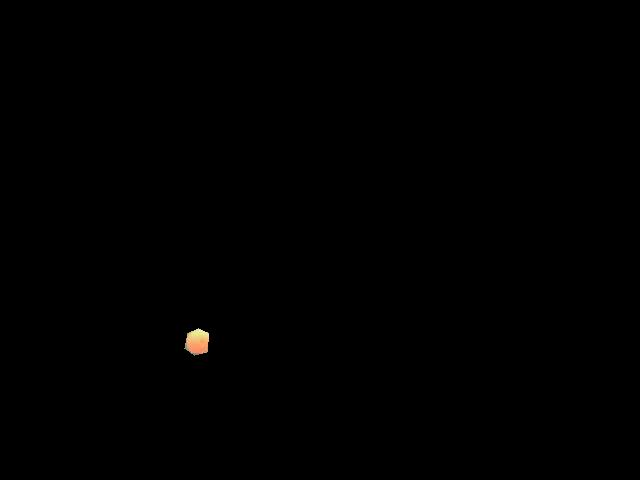
#> input picture GaussianMixtureModels/Red_new/red0.jpg, 640 x 480 px; its folder holds only this picture in this run
$ python emm_orange.py
#> lines starting #> are read from the running program, lines starting #| are printed output that depends on the picture; after the words box and inside, x2 and y2 are one past the last pixel; in counts of white or black regions, pixels touching at a corner belong together; long printed decimals are rounded
# -*- coding: utf-8 -*-
"""
Created on Sat Mar 28 18:55:46 2020

@author: prana
"""

# -*- coding: utf-8 -*-
"""
Created on Sat Mar 28 00:59:07 2020

@author: prana
"""

import cv2
import numpy as np
from matplotlib import pyplot as plt
import os
from numpy import linalg as LA
import math
import scipy.stats as stats
count = 0
import glob
from scipy.stats import norm
from scipy.stats import multivariate_normal

def Probabilty(x_co, mean, std):
    return (1 / (std * math.sqrt(2 * math.pi))) * (math.exp(-((x_co - mean) ** 2) / (2 * (std) ** 2)))
    #return 1/np.sqrt(2*3.142)*np.exp(-1/2*np.power(((x_co-mean)/std),2))
    #return multivariate_normal.pdf(x_co, mean, std)


def getBoundingbox(img):
    img1=img.copy()
    gray = cv2.cvtColor(img1, cv2.COLOR_BGR2GRAY)
    ret, thresh = cv2.threshold(gray, 100, 255, cv2.THRESH_BINARY)
    height,width,layers = img.shape
    #print(height,width)
    mask = np.zeros((height,width), np.uint8)
    contours=cv2.findContours(thresh,cv2.RETR_LIST, cv2.CHAIN_APPROX_SIMPLE)
    #  print(contours)

    smallest_x=11110
    biggest_x=0


    smallest_y=111110
    biggest_y=0

    for cnt1 in contours[0]:
        for cnt in cnt1:
            #print(cnt)
            if smallest_x>cnt[0][0]:
                smallest_x=cnt[0][0]

            if biggest_x<cnt[0][0]:
                biggest_x=cnt[0][0]

            if smallest_y>cnt[0][1]:
                smallest_y=cnt[0][1]

            if biggest_y<cnt[0][1]:
                biggest_y=cnt[0][1]


    #print(smallest_x,biggest_x,smallest_y,biggest_y)
    crop=img1[smallest_y:biggest_y,smallest_x:biggest_x]


    return crop

def gaussian(x, mu, sig):
    return ((1/(sig*math.sqrt(2*math.pi)))*np.exp(-np.power(x - mu, 2.) / (2 * np.power(sig, 2.))))


images=[]
images = [cv2.imread(file) for file in glob.glob(r"Red_new/*.jpg")]
#> images = 1 item
pixels=[]
for image in images:
    image = cv2.GaussianBlur(image,(5,5),0)
    image=getBoundingbox(image)
    img=image[:,:,2]              #getting green comp
    #print(np.shape(img))
    for i in range(len(img)):
        for j in range(len(img[i])):
            pixels.append(img[i][j])
#> this loop made 1 pass
#> (height in getBoundingbox, width in getBoundingbox, layers in getBoundingbox) on pass 1: (480, 640, 3)
#> pass 1, in getBoundingbox, `ret, thresh = cv2.threshold(gray, 100, 255, cv2.THRESH_BINARY)`:
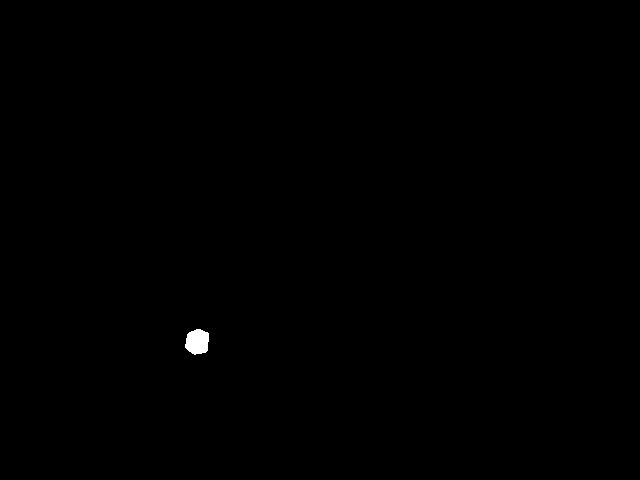
#> thresh: shape (480, 640); 0.16% white; 1 white region, box (x1, y1, x2, y2) and area: (185, 329, 209, 355) 492
#> pass 1, in getBoundingbox, `crop=img1[smallest_y:biggest_y,smallest_x:biggest_x]`:
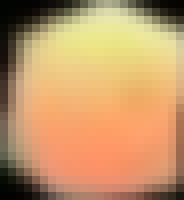
#> crop: shape (25, 23, 3) (shown 8 times larger); mean of channels 0, 1, 2 104.7, 151.3, 194.9; drawn as B, G, R
#> after the loop, pixels = 575 values, max 255 at index 383, min 1 at index 0, mean 194.9

print(len(pixels))
#| 575
mean1 = 50
mean2 = 250
mean3 = 250

std1 = 20
std2 = 20
std3 = 20
n=0
means=[]
stds=[]
while n<50:
    prob1 = []
    prob2 = []
    prob3 = []
    prob4 = []
    b1 = []
    b2 = []
    b3 = []
    b4 = []
    for im in pixels:
        p1 = Probabilty(im, mean1, std1)
        prob1.append(p1)
        p2 = Probabilty(im, mean2, std2)
        prob2.append(p2)
        p3 = Probabilty(im, mean3, std3)
        prob3.append(p3)
        #print(p1,p2,p3)
        #print(p1)
        b1.append((p1 * (1 / 3)) / (p1 * (1 / 3) + p2 * (1 / 3) + p3 * (1 / 3) ))
        b2.append((p2 * (1 / 3)) / (p1 * (1 / 3) + p2 * (1 / 3) + p3 * (1 / 3) ))
        b3.append((p3 * (1 / 3)) / (p1 * (1 / 3) + p2 * (1 / 3) + p3 * (1 / 3) ))

    mean1 = (np.matmul(np.array(b1) , np.transpose(np.array(pixels)))) / np.sum(np.array(b1))
    mean2 = (np.matmul(np.array(b2) , np.transpose(np.array(pixels)))) / np.sum(np.array(b2))
    mean3 = (np.matmul(np.array(b3) , np.transpose(np.array(pixels)))) / np.sum(np.array(b3))

    std1 = ((np.matmul(np.array(b1) , np.transpose(np.array(pixels)-mean1)**2))/(np.sum(np.array(b1))))**(1/2)
    std2 = ((np.matmul(np.array(b2) , np.transpose(np.array(pixels)-mean2)**2))/(np.sum(np.array(b2))))**(1/2)
    std3 = ((np.matmul(np.array(b3) , np.transpose(np.array(pixels)-mean3)**2))/(np.sum(np.array(b3))))**(1/2)

    if n>0:
        if abs(mean1-means[len(means)-1][0])<0.2  and   abs(mean2-means[len(means)-1][1])<0.2  and   abs(mean3-means[len(means)-1][2])<0.2   and   abs(std1-stds[len(stds)-1][0])<0.2    and   abs(std2-stds[len(stds)-1][1])<0.2   and   abs(std3-stds[len(stds)-1][2])<0.2:
            print("Convergence")
            break
    means.append([mean1,mean2,mean3])
    stds.append([std1,std2,std3])


    n = n + 1
    print("mean",mean1, mean2, mean3)
    print("std",std1, std2, std3)
#> this loop made 15 passes
#> (mean1, mean2, mean3, std1, std2, std3) on passes 1 to 12: (66.55, 229, 229, 48.03, 25.03, 25.03), (79.66, 231.9, 231.9, 55.72, 21.15, 21.15), (91.78, 234.6, 234.6, 61.44, 16.99, 16.99), (101.2, 236.6, 236.6, 65.48, 13.76, 13.76), (108.1, 237.7, 237.7, 68.35, 12.1, 12.1), (113.1, 238.4, 238.4, 70.23, 11.12, 11.12), (116.5, 238.9, 238.9, 71.38, 10.44, 10.44), (118.9, 239.3, 239.3, 72.1, 9.96, 9.96), (120.5, 239.5, 239.5, 72.56, 9.62, 9.62), (121.6, 239.7, 239.7, 72.86, 9.39, 9.39), (122.4, 239.8, 239.8, 73.07, 9.24, 9.24), (122.9, 239.9, 239.9, 73.2, 9.14, 9.14)
#> (printed output is left out)
#> after the loop, means = 14 items, first 6: [66.55, 229, 229], [79.66, 231.9, 231.9], [91.78, 234.6, 234.6], [101.2, 236.6, 236.6], [108.1, 237.7, 237.7], [113.1, 238.4, 238.4]; n = 14; stds = 14 items, first 6: [48.03, 25.03, 25.03], [55.72, 21.15, 21.15], [61.44, 16.99, 16.99], [65.48, 13.76, 13.76], [68.35, 12.1, 12.1], [70.23, 11.12, 11.12]
print('final mean- ',mean1,mean2,mean3)
#| final mean-  123.608 240.010 240.010
print('final strd- ',std1, std2, std3)
#| final strd-  73.383 9.013 9.013
